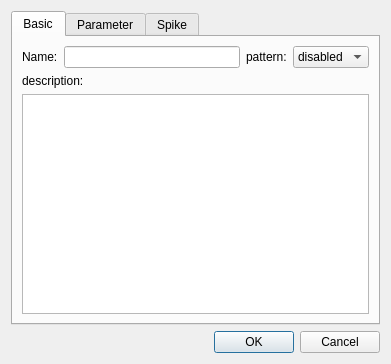
<?xml version="1.0" encoding="UTF-8"?>
<ui version="4.0">
 <class>Dialog</class>
 <widget class="QDialog" name="Dialog">
  <property name="geometry">
   <rect>
    <x>0</x>
    <y>0</y>
    <width>391</width>
    <height>364</height>
   </rect>
  </property>
  <property name="windowTitle">
   <string>Synapse</string>
  </property>
  <layout class="QVBoxLayout" name="verticalLayout_2">
   <item>
    <widget class="QTabWidget" name="tabWidget">
     <property name="currentIndex">
      <number>0</number>
     </property>
     <widget class="QWidget" name="tab_basic">
      <attribute name="title">
       <string>Basic</string>
      </attribute>
      <layout class="QVBoxLayout" name="verticalLayout">
       <item>
        <layout class="QHBoxLayout" name="horizontalLayout">
         <item>
          <widget class="QLabel" name="label_6">
           <property name="text">
            <string>Name:</string>
           </property>
          </widget>
         </item>
         <item>
          <widget class="QLineEdit" name="lineEdit_name"/>
         </item>
         <item>
          <widget class="QLabel" name="label_9">
           <property name="text">
            <string>pattern:</string>
           </property>
          </widget>
         </item>
         <item>
          <widget class="QComboBox" name="comboBox">
           <item>
            <property name="text">
             <string>disabled</string>
            </property>
           </item>
          </widget>
         </item>
        </layout>
       </item>
       <item>
        <widget class="QLabel" name="label_7">
         <property name="text">
          <string>description:</string>
         </property>
        </widget>
       </item>
       <item>
        <widget class="QPlainTextEdit" name="plainTextEdit_description"/>
       </item>
      </layout>
     </widget>
     <widget class="QWidget" name="tab_parameter">
      <attribute name="title">
       <string>Parameter</string>
      </attribute>
      <layout class="QFormLayout" name="formLayout">
       <property name="fieldGrowthPolicy">
        <enum>QFormLayout::AllNonFixedFieldsGrow</enum>
       </property>
       <item row="0" column="0">
        <widget class="QLabel" name="label">
         <property name="text">
          <string>Parameter:</string>
         </property>
        </widget>
       </item>
       <item row="0" column="1">
        <widget class="QPlainTextEdit" name="plainTextEdit_parameter">
         <property name="plainText">
          <string>tau_pre = 10.0 : post-synaptic
tau_post = 10.0 : post-synaptic
cApre = 0.01 : post-synaptic
cApost = 0.0105 : post-synaptic
wmax = 0.01 : post-synaptic</string>
         </property>
        </widget>
       </item>
       <item row="2" column="0">
        <widget class="QLabel" name="label_2">
         <property name="text">
          <string>Equation:</string>
         </property>
        </widget>
       </item>
       <item row="2" column="1">
        <widget class="QPlainTextEdit" name="plainTextEdit_equation"/>
       </item>
       <item row="3" column="0">
        <widget class="QLabel" name="label_8">
         <property name="text">
          <string>Functions:</string>
         </property>
        </widget>
       </item>
       <item row="3" column="1">
        <widget class="QPlainTextEdit" name="plainTextEdit_function"/>
       </item>
      </layout>
     </widget>
     <widget class="QWidget" name="tab_spike">
      <attribute name="title">
       <string>Spike</string>
      </attribute>
      <layout class="QFormLayout" name="formLayout_2">
       <item row="0" column="0">
        <widget class="QLabel" name="label_3">
         <property name="text">
          <string>pre_Spike:</string>
         </property>
        </widget>
       </item>
       <item row="0" column="1">
        <widget class="QPlainTextEdit" name="plainTextEdit_pre_spike"/>
       </item>
       <item row="1" column="0">
        <widget class="QLabel" name="label_4">
         <property name="text">
          <string>pos_Spike:</string>
         </property>
        </widget>
       </item>
       <item row="1" column="1">
        <widget class="QPlainTextEdit" name="plainTextEdit_pos_spike"/>
       </item>
       <item row="2" column="0">
        <widget class="QLabel" name="label_5">
         <property name="text">
          <string>psp:</string>
         </property>
        </widget>
       </item>
       <item row="2" column="1">
        <widget class="QPlainTextEdit" name="plainTextEdit_psp"/>
       </item>
      </layout>
     </widget>
    </widget>
   </item>
   <item>
    <widget class="QDialogButtonBox" name="buttonBox">
     <property name="standardButtons">
      <set>QDialogButtonBox::Cancel|QDialogButtonBox::Ok</set>
     </property>
    </widget>
   </item>
  </layout>
 </widget>
 <resources/>
 <connections/>
</ui>
